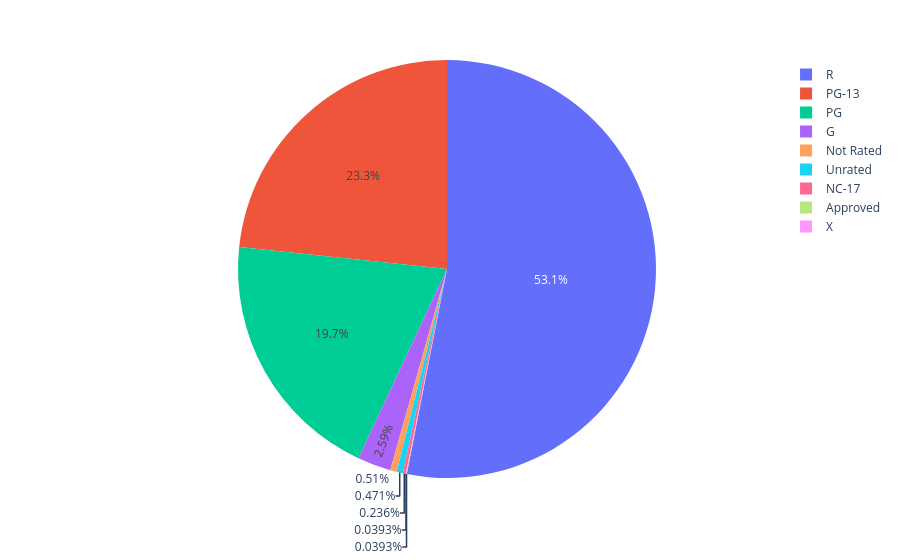

Notebook code cell kept with this figure:
### Code cell
# Creating a pie chart
ratingCount = cleanedTable.groupby("rating")["name"].count().reset_index(name="count")
fig = px.pie(ratingCount, values='count', names='rating')
fig.show()

### Figure 1 — Plotly figure (JSON) as saved in the notebook; plotly's stock layout.template omitted (floating-point values rounded to 4 significant figures)
{"data": [{"domain": {"x": [0, 1], "y": [0, 1]}, "hovertemplate": "rating=%{label}<br>count=%{value}<extra></extra>", "labels": ["Approved", "G", "NC-17", "Not Rated", "PG", "PG-13", "R", "Unrated", "X"], "legendgroup": "", "name": "", "showlegend": true, "type": "pie", "values": [1, 66, 6, 13, 502, 594, 1352, 12, 1]}], "layout": {"legend": {"tracegroupgap": 0}, "margin": {"t": 60}}}
